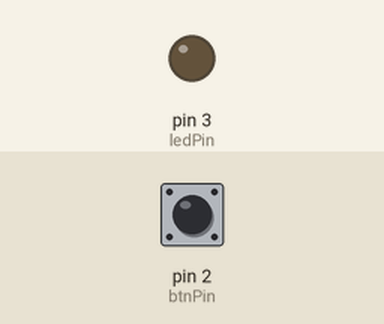
Recording of a sketch running on a simulated Arduino Uno, built with avr-gcc and run on an emulated ATmega328P. On the bench: output pins drawn as LEDs (lit = HIGH). Dashed ring = blinking. Inputs (shaded band) come from the test bench; at power-on: pin 2 (btnPin) HIGH.

Above: at 1.2 s.
1.3 s: pin 2 (btnPin) pulled LOW for 0.15 s
At 2.1 s:
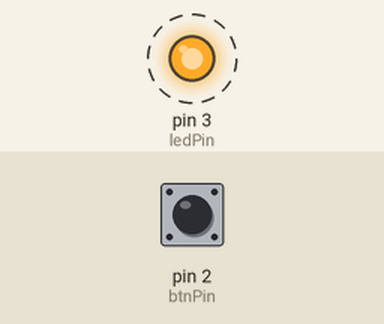
Timing chart, 0 to 7.8 s (numbered marks = the images above; inputs shaded):
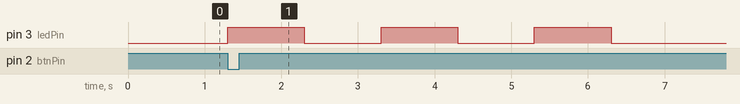

The sketch:

knappLed.ino
```cpp
int ledPin = 3;
int btnPin = 2;

void setup() {
  pinMode(ledPin, OUTPUT);
  pinMode(btnPin, INPUT);
}

void loop() {
  if (digitalRead(btnPin) == LOW) {
    for (int i = 0; i < 3; i++) {
      digitalWrite(ledPin, HIGH);
      delay(1000);
      digitalWrite(ledPin, LOW);
      delay(1000);
    }
  }
}
```

Measured:
- after the input at 1.3 s, pin 3 (ledPin): alternates HIGH for 1.0 s and LOW for 1.0 s, 6 changes in all, then stays LOW, starting at once
